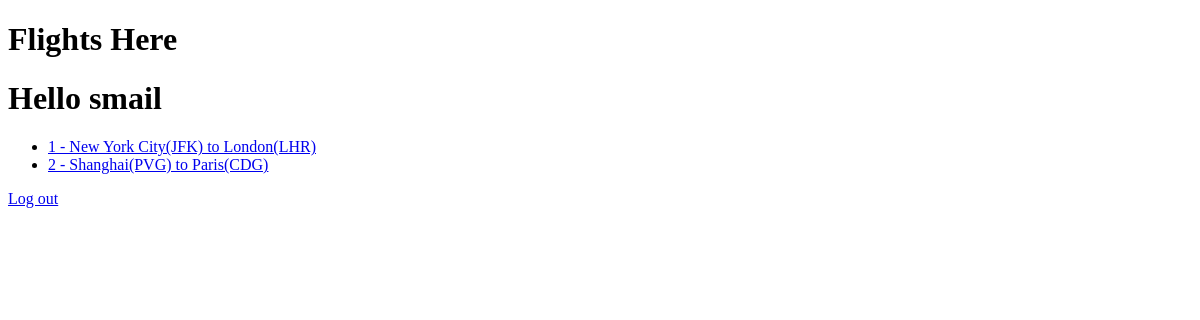
The app's page / (signed in), older data.
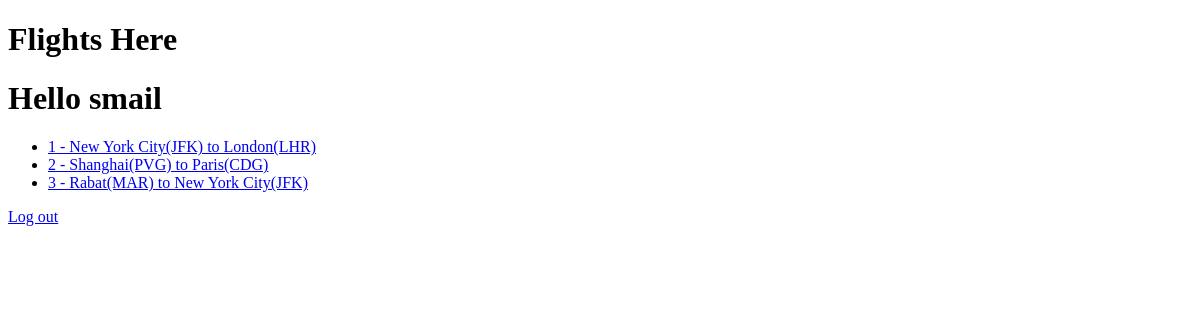
The same page, newer data.
### flights/models.py (models this page shows)
class Flight(models.Model):
	origin = models.ForeignKey(Airport, on_delete=models.CASCADE, related_name='departures')
	destination = models.ForeignKey(Airport, on_delete=models.CASCADE, related_name='arrival')
	dration = models.IntegerField(default=0)
	def __str__(self):
		return f"{self.id} - {self.origin} to {self.destination}"

class Airport(models.Model):
	code = models.CharField(max_length=3)
	city = models.CharField(max_length=64)
	def __str__(self):
		return f"{self.city}({self.code})"

### flights/views.py (the view)
# urls.py: path('', views.index, name='index'),
def index(request):
	if request.user.is_authenticated:
		context = {
			'flights' : Flight.objects.all()
		}
		return render(request, 'flights/index.html', context=context)
	else:
		return render(request, 'flights/login.html')

### flights/templates/flights/index.html (shortened to what this page needs)
{% extends 'flights/base.html' %}
{% block body %}
		<h1>Flights Here</h1>
		<h1>Hello {{ user.username }}</h1>
		<ul>
			{% for flight in flights %}
				<li>
					<a href="{% url 'flight' flight.id %}">{{ flight }}</a>
				</li>
			{% endfor %}
		</ul>
		<a href="{% url 'logout' %}">Log out</a>
{% endblock %}

Row changes from the older to the newer data that the page shows:
added Flight: id+origin+destination "3 - Rabat(MAR) to New York City(JFK)"
